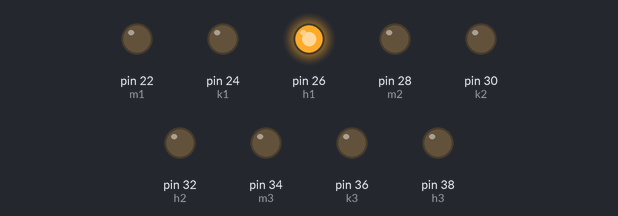
Recording of a sketch running on a simulated Arduino Mega 2560, built with avr-gcc and run on an emulated ATmega2560. Shown: output pins drawn as LEDs (lit = HIGH).

Above: at 0.1 s.
At 3.6 s:
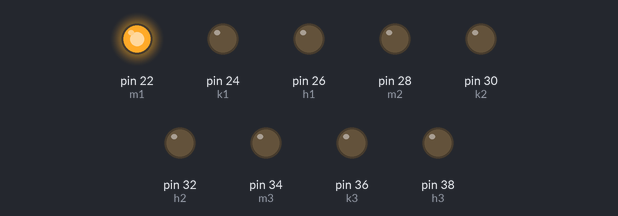
At 12.1 s:
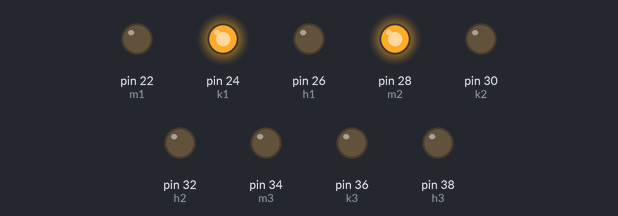
At 20.6 s:
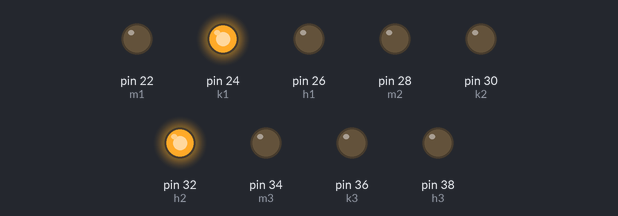
At 27.6 s:
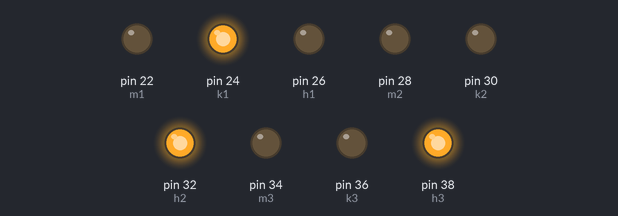
At 37.6 s:
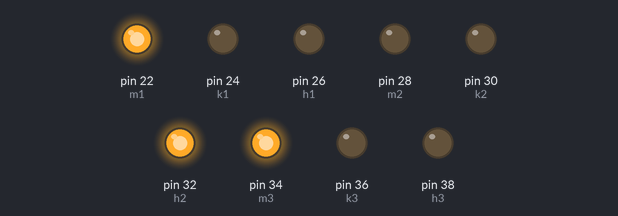
Timing chart, 0 to 39.1 s (numbered marks = the images above):
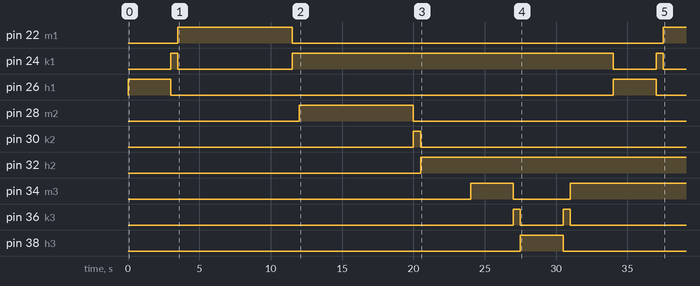

Measured:
- by itself, pin 22 (m1): LOW → HIGH at 3.5 s, → LOW 8.0 s later, → HIGH 26.0 s later
- by itself, pin 24 (k1): goes HIGH 0.50 s, LOW 8.0 s, HIGH 22.5 s, LOW 3.0 s, HIGH 0.50 s, then LOW
- by itself, pin 26 (h1): alternates HIGH for 3.0 s and LOW for 31.0 s
- by itself, pin 28 (m2): LOW → HIGH at 12.0 s, → LOW 8.0 s later
- by itself, pin 30 (k2): LOW → HIGH at 20.0 s, → LOW 0.50 s later
- by itself, pin 32 (h2): LOW → HIGH at 20.5 s
- by itself, pin 34 (m3): LOW → HIGH at 24.0 s, → LOW 3.0 s later, → HIGH 4.0 s later
- by itself, pin 36 (k3): LOW → HIGH at 27.0 s, → LOW 0.50 s later, → HIGH 3.0 s later, → LOW 0.50 s later, … (4 changes in this stretch)

The sketch:

Latihan_Traffic.ino
```cpp
#define m1 22
#define k1 24
#define h1 26

#define m2 28
#define k2 30
#define h2 32

#define m3 34
#define k3 36
#define h3 38

int waktu1 = 3000;
int waktu2 = 500;
int waktu3 = 8000;
int waktu4 = 4000;


void jalur1 () {
  hijau1 ();
  delay(waktu1);
  kuning1 ();
  delay(waktu2);
  merah1 ();
  delay(waktu3);
  kuning1 ();
  delay(waktu2);
}

void jalur2 () {
  merah2 ();
  delay(waktu3);
  kuning2 ();
  delay(waktu2);
  hijau2 ();
  delay(waktu1);
  kuning1 ();
  delay(waktu2);
}

void jalur3 () {
  merah3 ();
  delay(waktu1);
  kuning3 ();
  delay(waktu2);
  hijau3();
  delay(waktu1);
  kuning3 ();
  delay(waktu2);
  merah3 ();
  delay(waktu1);
}
void merah1 () {
  digitalWrite (m1, HIGH);
  digitalWrite (k1, LOW);
  digitalWrite (h1, LOW);
}

void merah2 () {
  digitalWrite (m2, HIGH);
  digitalWrite (k2, LOW);
  digitalWrite (h2, LOW);
}

void merah3 () {
  digitalWrite (m3, HIGH);
  digitalWrite (k3, LOW);
  digitalWrite (h3, LOW);
}

void hijau1 () {
  digitalWrite (m1, LOW);
  digitalWrite (k1, LOW);
  digitalWrite (h1, HIGH);
}

void hijau2 () {
  digitalWrite (m2, LOW);
  digitalWrite (k2, LOW);
  digitalWrite (h2, HIGH);
}

void hijau3 () {
  digitalWrite (m3, LOW);
  digitalWrite (k3, LOW);
  digitalWrite (h3, HIGH);
}

void kuning1 () {
  digitalWrite (m1, LOW);
  digitalWrite (k1, HIGH);
  digitalWrite (h1, LOW);
}

void kuning2 () {
  digitalWrite (m2, LOW);
  digitalWrite (k2, HIGH);
  digitalWrite (h2, LOW);
}

void kuning3 () {
  digitalWrite (m3, LOW);
  digitalWrite (k3, HIGH);
  digitalWrite (h3, LOW);
}

void setup() {
  // put your setup code here, to run once:
  pinMode(m1, OUTPUT);
  pinMode(k1, OUTPUT);
  pinMode(h1, OUTPUT);

  pinMode(m2, OUTPUT);
  pinMode(k2, OUTPUT);
  pinMode(h2, OUTPUT);

  pinMode(m3, OUTPUT);
  pinMode(k3, OUTPUT);
  pinMode(h3, OUTPUT);

  digitalWrite (m1, LOW);
  digitalWrite (k1, LOW);
  digitalWrite (h1, LOW);

  digitalWrite (m2, LOW);
  digitalWrite (k2, LOW);
  digitalWrite (h2, LOW);

  digitalWrite (m3, LOW);
  digitalWrite (k3, LOW);
  digitalWrite (h3, LOW);
}

void loop() {
  jalur1 ();
  jalur2 ();
  jalur3 ();
}
```
